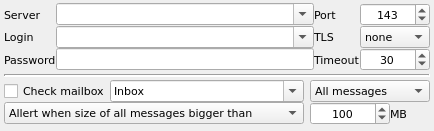
<?xml version="1.0" encoding="UTF-8"?>
<ui version="4.0">
 <class>ImapTestWidget</class>
 <widget class="QWidget" name="ImapTestWidget">
  <property name="geometry">
   <rect>
    <x>0</x>
    <y>0</y>
    <width>434</width>
    <height>131</height>
   </rect>
  </property>
  <property name="font">
   <font>
    <family>DejaVu Sans</family>
    <pointsize>8</pointsize>
   </font>
  </property>
  <property name="windowTitle">
   <string>Form</string>
  </property>
  <layout class="QGridLayout" name="gridLayout_3">
   <property name="leftMargin">
    <number>4</number>
   </property>
   <property name="topMargin">
    <number>0</number>
   </property>
   <property name="rightMargin">
    <number>4</number>
   </property>
   <property name="bottomMargin">
    <number>0</number>
   </property>
   <property name="spacing">
    <number>0</number>
   </property>
   <item row="0" column="0">
    <layout class="QGridLayout" name="gridLayout">
     <property name="verticalSpacing">
      <number>0</number>
     </property>
     <item row="0" column="0">
      <widget class="QLabel" name="lblServer">
       <property name="text">
        <string>Server</string>
       </property>
       <property name="buddy">
        <cstring>cmbServer</cstring>
       </property>
      </widget>
     </item>
     <item row="0" column="1">
      <widget class="QComboBox" name="cmbServer">
       <property name="editable">
        <bool>true</bool>
       </property>
      </widget>
     </item>
     <item row="0" column="2">
      <widget class="QLabel" name="lblPort">
       <property name="text">
        <string>Port</string>
       </property>
       <property name="alignment">
        <set>Qt::AlignLeading|Qt::AlignLeft|Qt::AlignVCenter</set>
       </property>
       <property name="buddy">
        <cstring>spinPort</cstring>
       </property>
      </widget>
     </item>
     <item row="0" column="3">
      <widget class="QSpinBox" name="spinPort">
       <property name="alignment">
        <set>Qt::AlignCenter</set>
       </property>
       <property name="minimum">
        <number>1</number>
       </property>
       <property name="maximum">
        <number>65535</number>
       </property>
       <property name="value">
        <number>143</number>
       </property>
      </widget>
     </item>
     <item row="1" column="0">
      <widget class="QLabel" name="lblLogin">
       <property name="text">
        <string>Login</string>
       </property>
       <property name="buddy">
        <cstring>cmbLogin</cstring>
       </property>
      </widget>
     </item>
     <item row="1" column="1">
      <widget class="QComboBox" name="cmbLogin">
       <property name="editable">
        <bool>true</bool>
       </property>
      </widget>
     </item>
     <item row="1" column="2">
      <widget class="QLabel" name="lblTls">
       <property name="text">
        <string>TLS</string>
       </property>
       <property name="alignment">
        <set>Qt::AlignLeading|Qt::AlignLeft|Qt::AlignVCenter</set>
       </property>
       <property name="buddy">
        <cstring>cmbTLS</cstring>
       </property>
      </widget>
     </item>
     <item row="1" column="3">
      <widget class="QComboBox" name="cmbTLS">
       <item>
        <property name="text">
         <string>none</string>
        </property>
       </item>
       <item>
        <property name="text">
         <string>Implicit</string>
        </property>
       </item>
       <item>
        <property name="text">
         <string>Explicit</string>
        </property>
       </item>
      </widget>
     </item>
     <item row="2" column="0">
      <widget class="QLabel" name="lblPassword">
       <property name="text">
        <string>Password</string>
       </property>
       <property name="buddy">
        <cstring>lnPassword</cstring>
       </property>
      </widget>
     </item>
     <item row="2" column="1">
      <widget class="QLineEdit" name="lnPassword"/>
     </item>
     <item row="2" column="2">
      <widget class="QLabel" name="lblTimeout">
       <property name="text">
        <string>Timeout</string>
       </property>
       <property name="buddy">
        <cstring>spinTimeout</cstring>
       </property>
      </widget>
     </item>
     <item row="2" column="3">
      <widget class="QSpinBox" name="spinTimeout">
       <property name="alignment">
        <set>Qt::AlignCenter</set>
       </property>
       <property name="maximum">
        <number>600</number>
       </property>
       <property name="value">
        <number>30</number>
       </property>
      </widget>
     </item>
    </layout>
   </item>
   <item row="1" column="0">
    <widget class="Line" name="line">
     <property name="lineWidth">
      <number>2</number>
     </property>
     <property name="orientation">
      <enum>Qt::Horizontal</enum>
     </property>
    </widget>
   </item>
   <item row="2" column="0">
    <layout class="QGridLayout" name="gridLayout_2" rowstretch="0,0" columnstretch="5,2">
     <property name="horizontalSpacing">
      <number>6</number>
     </property>
     <property name="verticalSpacing">
      <number>0</number>
     </property>
     <item row="0" column="0">
      <layout class="QHBoxLayout" name="horizontalLayout_2">
       <item>
        <widget class="QCheckBox" name="chkMail">
         <property name="sizePolicy">
          <sizepolicy hsizetype="Maximum" vsizetype="Fixed">
           <horstretch>0</horstretch>
           <verstretch>0</verstretch>
          </sizepolicy>
         </property>
         <property name="text">
          <string>Check mailbox</string>
         </property>
        </widget>
       </item>
       <item>
        <widget class="QComboBox" name="cmbMessageFolder">
         <property name="editable">
          <bool>true</bool>
         </property>
         <item>
          <property name="text">
           <string>Inbox</string>
          </property>
         </item>
        </widget>
       </item>
      </layout>
     </item>
     <item row="0" column="1">
      <widget class="QComboBox" name="cmbMessageStatus">
       <property name="sizePolicy">
        <sizepolicy hsizetype="Expanding" vsizetype="Fixed">
         <horstretch>0</horstretch>
         <verstretch>0</verstretch>
        </sizepolicy>
       </property>
       <property name="editable">
        <bool>false</bool>
       </property>
       <item>
        <property name="text">
         <string>All messages</string>
        </property>
       </item>
       <item>
        <property name="text">
         <string>RECENT</string>
        </property>
       </item>
       <item>
        <property name="text">
         <string>ANSWERED</string>
        </property>
       </item>
       <item>
        <property name="text">
         <string>UUANSWERED</string>
        </property>
       </item>
       <item>
        <property name="text">
         <string>FLAGGED</string>
        </property>
       </item>
       <item>
        <property name="text">
         <string>UNFLAGGED</string>
        </property>
       </item>
       <item>
        <property name="text">
         <string>SEEN</string>
        </property>
       </item>
       <item>
        <property name="text">
         <string>UNSEEN</string>
        </property>
       </item>
      </widget>
     </item>
     <item row="1" column="0">
      <widget class="QComboBox" name="cmbMessageAlert">
       <property name="editable">
        <bool>false</bool>
       </property>
       <item>
        <property name="text">
         <string>Allert when size of all messages bigger than</string>
        </property>
       </item>
       <item>
        <property name="text">
         <string>Alert when mailbox contains more then</string>
        </property>
       </item>
       <item>
        <property name="text">
         <string>Alert when size of all messages bigger than</string>
        </property>
       </item>
      </widget>
     </item>
     <item row="1" column="1">
      <layout class="QHBoxLayout" name="horizontalLayout" stretch="2,1">
       <item>
        <widget class="QSpinBox" name="spinMessageSize">
         <property name="alignment">
          <set>Qt::AlignCenter</set>
         </property>
         <property name="maximum">
          <number>100000</number>
         </property>
         <property name="value">
          <number>100</number>
         </property>
        </widget>
       </item>
       <item>
        <widget class="QLabel" name="label_7">
         <property name="sizePolicy">
          <sizepolicy hsizetype="Preferred" vsizetype="Preferred">
           <horstretch>0</horstretch>
           <verstretch>0</verstretch>
          </sizepolicy>
         </property>
         <property name="text">
          <string>MB</string>
         </property>
        </widget>
       </item>
      </layout>
     </item>
    </layout>
   </item>
  </layout>
 </widget>
 <resources/>
 <connections/>
</ui>
